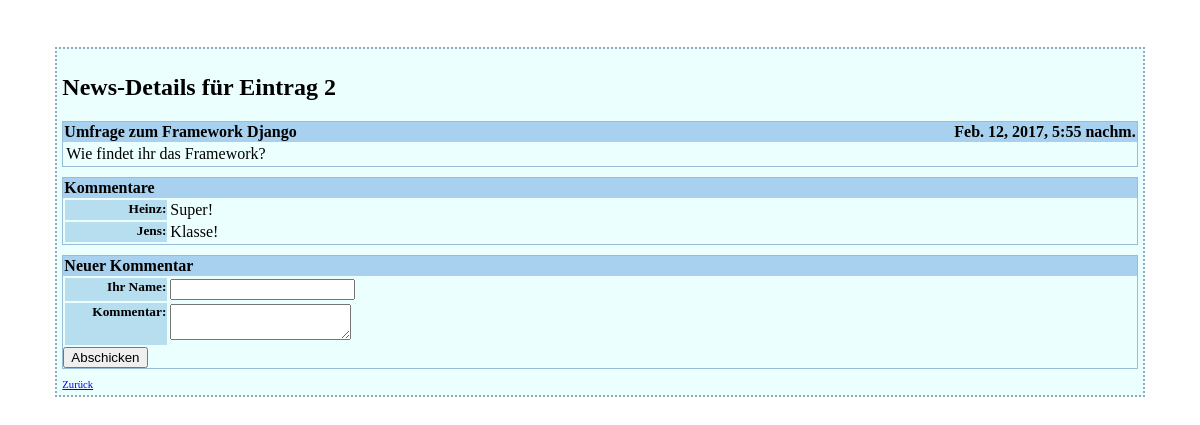
The page /meldungen/2/ on the database its author committed.
### news/models.py (models this page shows, shortened)
class Meldung(models.Model):
    titel = models.CharField(max_length=100)
    zeitstempel = models.DateTimeField()
    text = models.TextField('Meldungstext')

class Kommentar(models.Model):
    meldung = models.ForeignKey(Meldung)
    autor = models.CharField(max_length=70)
    text = models.TextField('Kommentartext')

### news/views.py (the view, shortened to what this page needs)
# urls.py: url(r'^(?P<meldungs_id>\d+)/$', views.meldungen_detail,
def meldungen_detail(request, meldungs_id):
    meldung = get_object_or_404(Meldung, id=meldungs_id)
    return render(request, 'news/meldungen_detail.html',
        context={'meldung' : meldung})

### news/templates/news/meldungen_detail.html (shortened to what this page needs)
{% extends 'main/basis.html' %}
{% block titel %}
  News-Details f&uuml;r Eintrag {{ meldung.id }}
{% endblock %}
{% block inhalt %}
  <div class="container">
    <div class="titelzeile">
      <div class="titel">{{ meldung.titel|escape }}</div>
      <div class="zeitstempel">{{ meldung.zeitstempel }}</div>
    </div>
    <div class="text">
      {{ meldung.text|escape|linebreaksbr }}
    </div>
  </div>
  <div class="container">
    <div class="titelzeile">Kommentare</div>
    {% if meldung.kommentar_set.count %}
      <table>
      {% for k in meldung.kommentar_set.all %}
        <tr class="kommentarzeile">
          <td class="spaltenbezeichner">{{ k.autor }}:</td>
          <td>{{ k.text|escape|linebreaksbr }}</td>
        </tr>
      {% endfor %}
      </table>
    {% else %}
      Keine Kommentare
    {% endif %}
  </div>
  <div class="container">
  <div class="titelzeile">Neuer Kommentar</div>
  <form method="post" action="">
    <table>
      <tr class="kommentarzeile">
        <td class="spaltenbezeichner">Ihr Name:</td>
        <td><input type="text" name="besuchername"
                   value="{{ besuchername }}"/></td>
        </tr>
        <tr class="kommentarzeile">
          <td class="spaltenbezeichner">Kommentar:</td>
          <td>
            <textarea name="kommentartext">{{ kommentartext }}</textarea>
          </td>
        </tr>
      </table>
      <input type="submit" value="Abschicken" />
  </form>
  </div>
   <div class="link_unten">
    <a href="{% url 'news:meldungen' %}">Zur&uuml;ck</a>
   </div>
{% endblock %}

### news_seite/templates/main/basis.html (style rules this page uses)
.container { border: 1px solid #98BDD8; margin-bottom: 10px; }
.titelzeile { background-color: #A8D1EF; font-weight:bold; padding: 1px; }
.titel { float: left; }
.zeitstempel { float: right }
.text { padding: 3px; }
.link_unten { margin-top: 3px; font-size: 8pt; }
.kommentarzeile { border: 1px solid #A8D1EF; }
.spaltenbezeichner { width: 100px; background-color: #B6DEEF; font-weight: bold; font-size: 10pt; text-align: right; vertical-align: top; }
.kommentarzeile { border-bottom: 1px solid #A8D1EF; }

### rows shown on the page
Meldung: id "2", titel "Umfrage zum Framework Django", zeitstempel "Feb. 12, 2017, 5:55 nachm.", text "Wie findet ihr das Framework?"
Kommentar: autor "Heinz", text "Super!"
Kommentar: autor "Jens", text "Klasse!"
